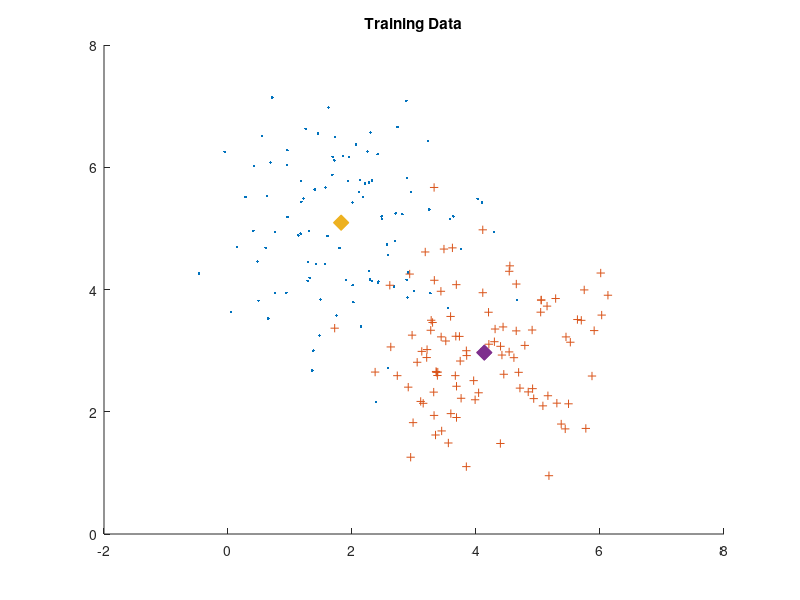

This figure's MATLAB source:
clear all; clc;
X = mvnrnd([2 5], [1 1], 100); %OG data
Y = mvnrnd([4 3], [1 1], 100);

Z = vertcat(X,Y);

x = [1 10];
y = [10 1];
mus = [];
H = 50;
j = 0;
while(H > 1)
classx = [];
classy = [];
for i = 1:length(Z)
   distx = pdist2(x,Z(i,1:2));
   disty = pdist2(y,Z(i,1:2));
   if(distx < disty)
      classx = [classx;(Z(i,1:2))];
   else
      classy = [classy;(Z(i,1:2))];
   end
end
mus = [mus;x];
x = mean(classx);
y = mean(classy);
H = H -1;
end


figure
hold on
plot(X(:,1),X(:,2),'.'); %plot
plot(Y(:,1),Y(:,2),'+');
title('Training Data');
plot(x(:,1),x(:,2),'x','linewidth',8); %plot
plot(y(:,1),y(:,2),'x','linewidth',8);

hold off
